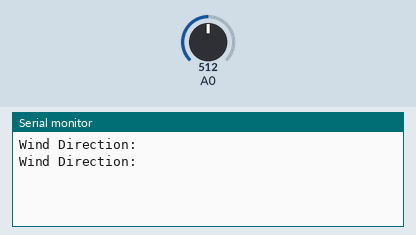
A sketch run on a simulated Arduino Uno, built with avr-gcc and run on an emulated ATmega328P. Shown: the last lines printed to the serial monitor. Inputs (shaded band) come from the test bench; at power-on: A0 = 512.

Above: at 1.3 s.
1.4 s: A0 set to 499
At 1.9 s:
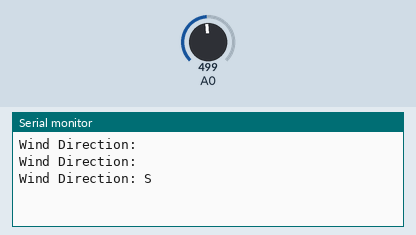
3.5 s: A0 set to 341
At 3.8 s:
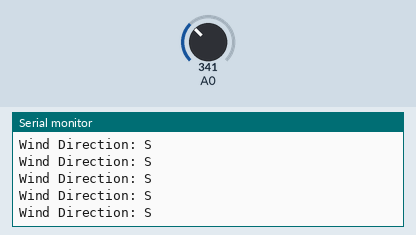
5.0 s: A0 set to 318
At 5.4 s:
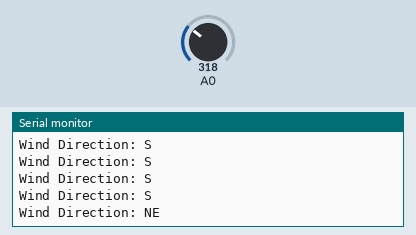

Measured:
- the behaviour switches between 509 and 508 on A0 (found by bisection; images 0 and 1)
- the behaviour switches between 327 and 326 on A0 (found by bisection; images 2 and 3)
- after the input at 1.4 s, the serial monitor: prints a new line after 0.10 s (image 1)
- after the input at 5.0 s, the serial monitor: prints a new line at once (image 3)

The sketch:

test_direction.ino
```cpp
void setup() {
  Serial.begin(115200);
  analogRead(A0);
}

void loop() {
  static String old_wd;

  delay(500);

  int sensorValue = analogRead(A0);


  float dirvent = sensorValue / 3.3 ;
  String wd = "other";

  if(dirvent > 8 &&  dirvent < 14 ){
    wd = "W";
  }
  if(dirvent > 17 &&  dirvent < 23 ){
    wd = "NW";
  }
  if(dirvent > 28 &&  dirvent < 35 ){
    wd = "N";
  }
  if(dirvent > 56 &&  dirvent < 62 ){
    wd = "SW";
  }
  if(dirvent > 91 &&  dirvent < 99 ){
    wd = "NE";
  }
  if(dirvent > 124 &&  dirvent < 154 ){
    wd = "S";
  }
  if(dirvent > 188 &&  dirvent < 201 ){
    wd = "SE";
  }
  if(dirvent > 224 &&  dirvent < 240 ){
    wd = "E";
  }

  if(wd == "other") {
    wd = old_wd;
  } else {
    old_wd = wd;
  }

  Serial.print("Wind Direction: ");
  Serial.println(wd);

}
```
